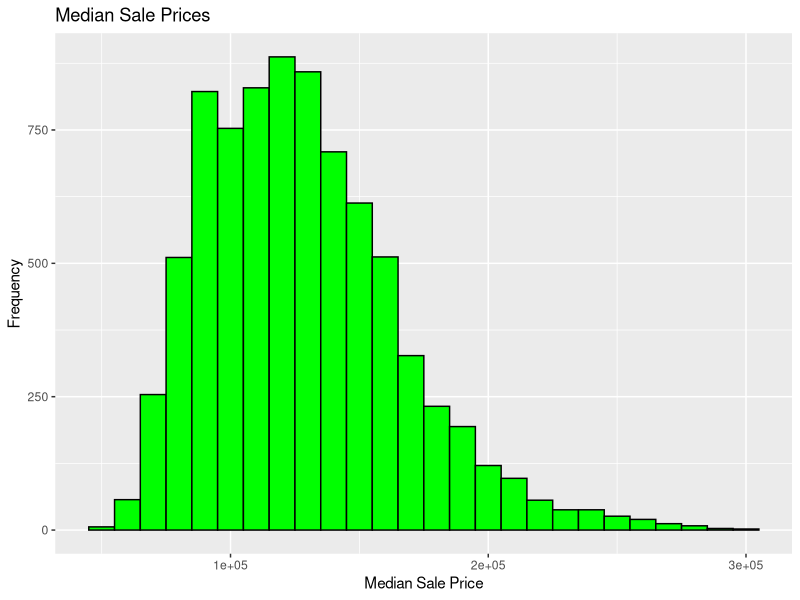
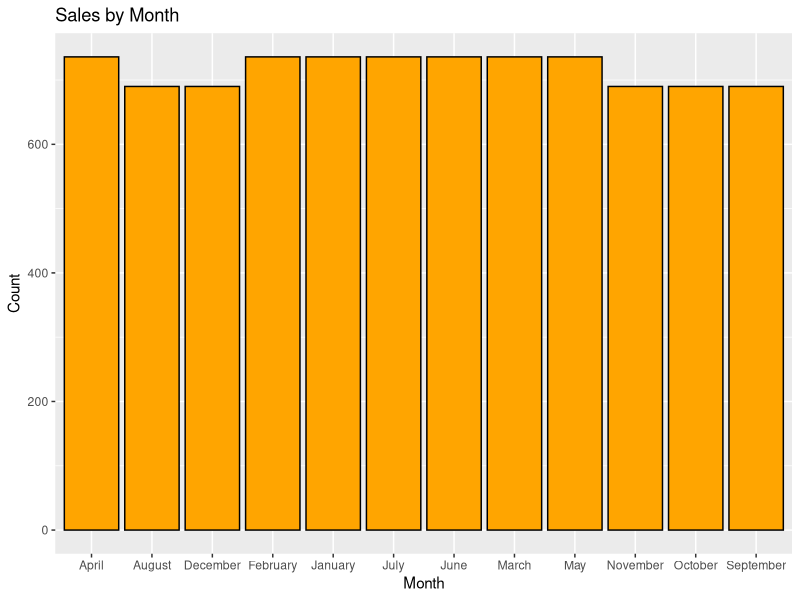
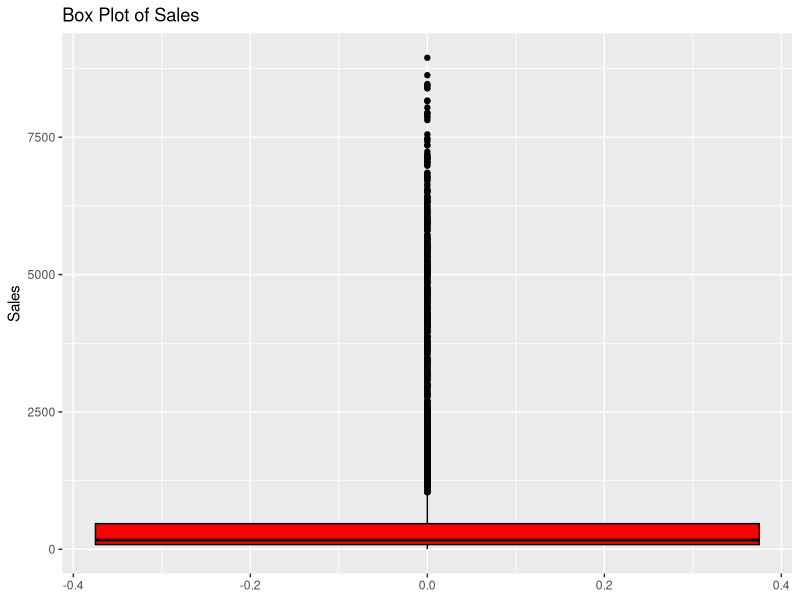
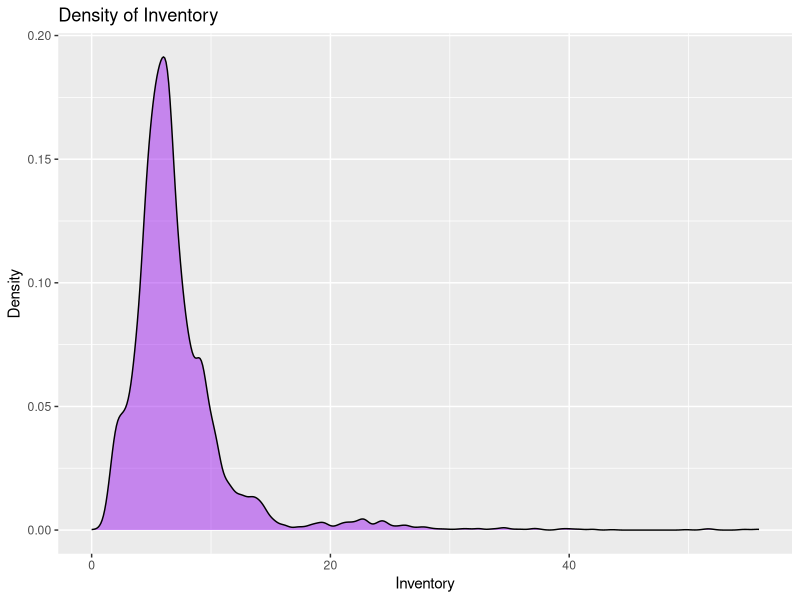
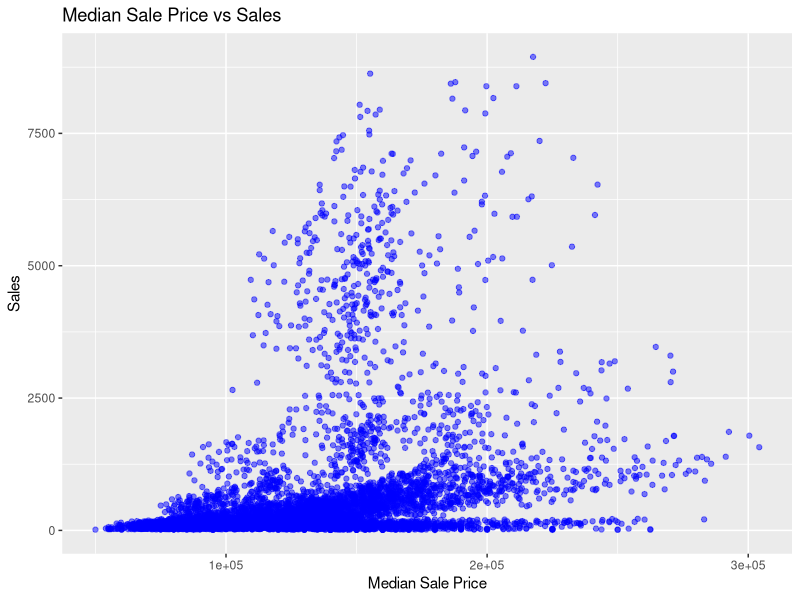
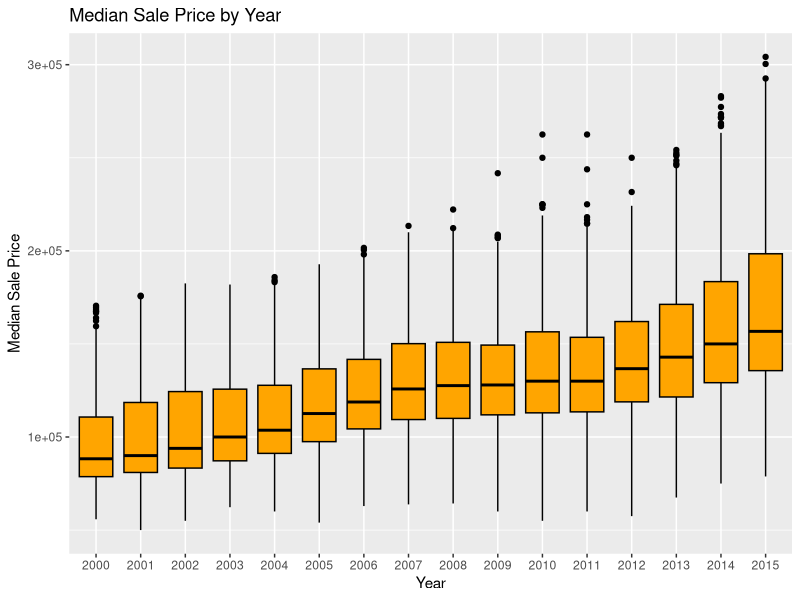
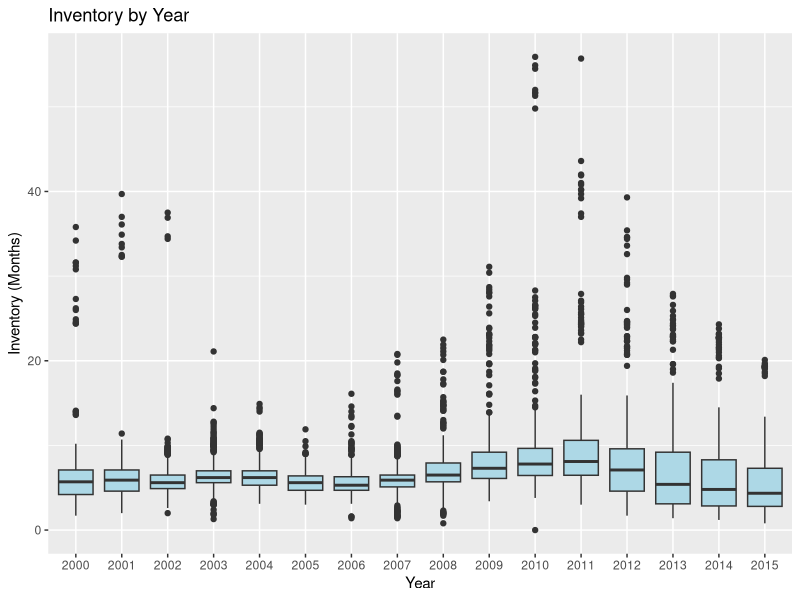
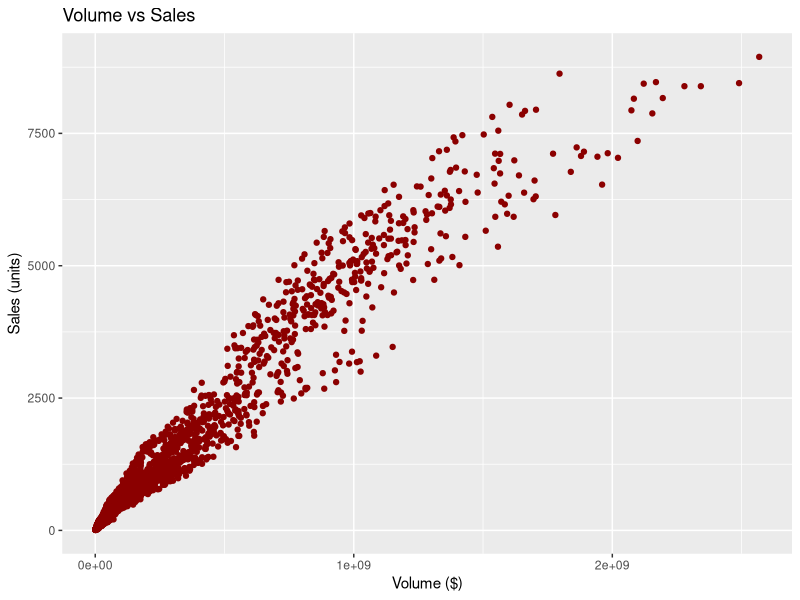

These figures' R source, in order:
##load dataset
library(tidyverse)
data('txhousing')
data <- txhousing

##head and tail of data
head(data, 13)
tail(data, 13)

##dimensions of dataset
dim(data)

##variable names
names(data)

##change months from numeric values 
data$month <- month.name[data$month]

##data summary
str(data)
summary(data)

##check for missing values
sapply(data, function(x)sum(is.na(x)))

##view sample of rows with missing data
missing_data <- txhousing[is.na(txhousing$sales),]
print(head(missing_data))

##delete rows that have missing data
CleanData <- na.omit(txhousing)

##check for missing values
sapply(CleanData, function(x)sum(is.na(x)))

##create plots to analyze data
##univariate plot 1
ggplot(data, aes(x = median)) +
  geom_histogram(binwidth = 10000, fill = 'green', color = "black") +
  labs(title = "Median Sale Prices", x = "Median Sale Price", y = "Frequency")

##univariate plot 2
ggplot(data, aes(x = month)) +
  geom_bar(fill = "orange", color = "black") +
  labs(title = "Sales by Month", x = "Month", y = "Count")

##univariate plot 3
ggplot(data, aes(y = sales)) +
  geom_boxplot(fill = "red", color = "black") +
  labs(title = "Box Plot of Sales", y = "Sales")

##univariate plot 4 
ggplot(data, aes(x = inventory)) +
  geom_density(fill = "purple",color = "black", alpha = 0.5) +
  labs(title = "Density of Inventory", x = "Inventory", y = "Density")

##bivariate plot 1
ggplot(data, aes(x = median, y = sales)) +
  geom_point(color = "blue", color = "black", alpha = 0.5) +
  labs(title = "Median Sale Price vs Sales", x = "Median Sale Price", y = "Sales")

##bivariate plot 2
ggplot(data, aes(x = factor(year), y = median)) +
  geom_boxplot(fill = "orange", color = "black") +
  labs(title = "Median Sale Price by Year", x = "Year", y = "Median Sale Price")

##bivariate plot 3
ggplot(data, aes(x = factor(year), y = inventory)) +
  geom_boxplot(fill = "lightblue") +
  labs(title = "Inventory by Year", x = "Year", y = "Inventory (Months)")

##bivariate plot 4
ggplot(data, aes(x = volume, y = sales)) +
  geom_point(color = "darkred") +
  labs(title = "Volume vs Sales", x = "Volume ($)", y = "Sales (units)")

##bivariate plot 5
ggplot(data, aes(x = city, y = sales)) +
  geom_boxplot(fill = "cyan") +
  labs(title = "Sales by City", x = "City", y = "Sales (units)") +
  theme(axis.text.x = element_text(angle = 90))

##multivariate plot 1 
ggplot(data, aes(x = median, y = sales, color = year)) +
  geom_point(alpha = 0.6) +
  labs(title = "Median Sale Price vs Sales by Year", x = "Median Sale Price", y = "Sales", color = "Year")

##multivariate plot 2 
cor_matrix <- cor(data %>% select_if(is.numeric), use = "complete.obs")
print(cor_matrix)

##multivariate plot 3
ggplot(data=as.data.frame(as.table(cor_matrix)), aes(Var1, Var2, fill=Freq))+
  geom_tile(color='white')+
  scale_fill_gradient2(low='blue', high='red', mid= 'white', midpoint=0, limit= c(-1,1))
